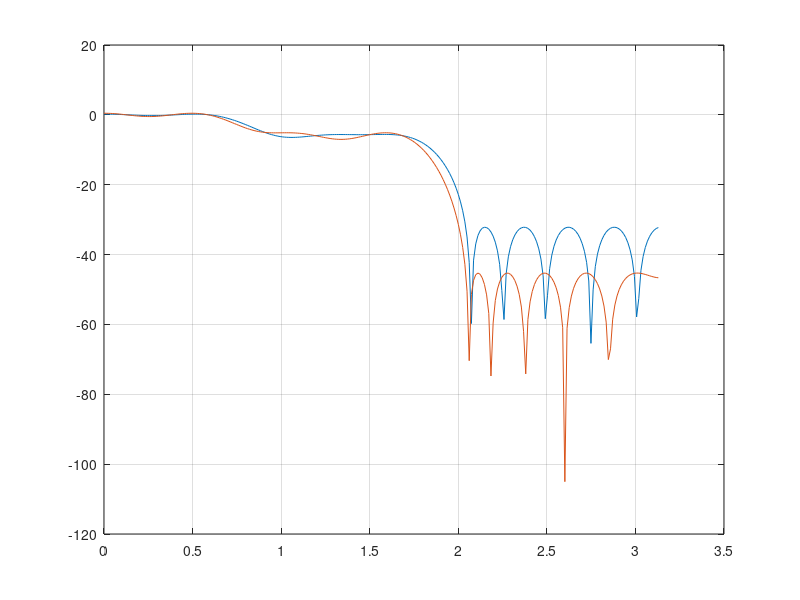

Write MATLAB code to recreate this figure.
% Script: mexdt_8_15.m
N = 24;                            % Filter order
F = [0,0.1,0.15,0.275,0.325,0.5];  % Critical frequencies (normalized)
A = [1,1,0.5,0.5,0,0];             % Amplitude response at critical frequencies
weights1 = [1,1,1];                % Weight factors for design 1
weights2 = [1,1,10];               % Weight factors for design 2
h1 = firpm(N,2*F,A,weights1);
h2 = firpm(N,2*F,A,weights2);
Omg = [0:255]/256*pi;
H1 = freqz(h1,1,Omg);
H2 = freqz(h2,1,Omg);
plot(Omg,20*log10(abs(H1)),Omg,20*log10(abs(H2))); grid;